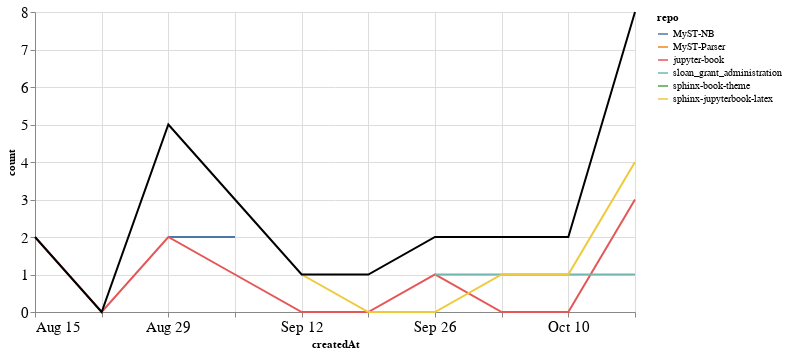

Notebook source saved alongside this figure:
### Markdown cell above
### PRs

### Code cell
prs_time = prs.groupby('repo').resample('W', on='createdAt').count()['author'].reset_index()
prs_time = prs_time.rename(columns={'author': 'count'})
prs_time_total = prs_time.groupby('createdAt').agg({"count": "sum"}).reset_index()

ch1 = alt.Chart(prs_time, width=600).mark_line().encode(
    x='createdAt',
    y='count',
    color='repo',
    tooltip="repo"
)

ch2 = alt.Chart(prs_time_total, width=600).mark_line(color="black").encode(
    x='createdAt',
    y='count',
)

ch1 + ch2

### Figure 1 — Vega-Lite specification as saved in the notebook (floating-point values rounded to 4 significant figures)
{"config": {"axisLeft": {"labelFontSize": 15}, "axisBottom": {"labelFontSize": 15}}, "layer": [{"data": {"name": "data-731361f4c5d1e7999a15f54e6fc3e4f9"}, "mark": "line", "encoding": {"color": {"type": "nominal", "field": "repo"}, "tooltip": {"type": "nominal", "field": "repo"}, "x": {"type": "temporal", "field": "createdAt"}, "y": {"type": "quantitative", "field": "count"}}, "width": 600}, {"data": {"name": "data-2dcb98c2a5103e8b8c8ac9bf2acdd306"}, "mark": {"type": "line", "color": "black"}, "encoding": {"x": {"type": "temporal", "field": "createdAt"}, "y": {"type": "quantitative", "field": "count"}}, "width": 600}], "$schema": "https://vega.github.io/schema/vega-lite/v4.8.1.json", "datasets": {"data-731361f4c5d1e7999a15f54e6fc3e4f9": [{"repo": "MyST-NB", "createdAt": "2021-08-29T00:00:00", "count": 2}, {"repo": "MyST-NB", "createdAt": "2021-09-05T00:00:00", "count": 2}, {"repo": "MyST-Parser", "createdAt": "2021-08-29T00:00:00", "count": 1}, {"repo": "jupyter-book", "createdAt": "2021-08-15T00:00:00", "count": 2}, {"repo": "jupyter-book", "createdAt": "2021-08-22T00:00:00", "count": 0}, {"repo": "jupyter-book", "createdAt": "2021-08-29T00:00:00", "count": 2}, {"repo": "jupyter-book", "createdAt": "2021-09-05T00:00:00", "count": 1}, {"repo": "jupyter-book", "createdAt": "2021-09-12T00:00:00", "count": 0}, {"repo": "jupyter-book", "createdAt": "2021-09-19T00:00:00", "count": 0}, {"repo": "jupyter-book", "createdAt": "2021-09-26T00:00:00", "count": 1}, {"repo": "jupyter-book", "createdAt": "2021-10-03T00:00:00", "count": 0}, {"repo": "jupyter-book", "createdAt": "2021-10-10T00:00:00", "count": 0}, {"repo": "jupyter-book", "createdAt": "2021-10-17T00:00:00", "count": 3}, {"repo": "sloan_grant_administration", "createdAt": "2021-09-26T00:00:00", "count": 1}, {"repo": "sloan_grant_administration", "createdAt": "2021-10-03T00:00:00", "count": 1}, {"repo": "sloan_grant_administration", "createdAt": "2021-10-10T00:00:00", "count": 1}, {"repo": "sloan_grant_administration", "createdAt": "2021-10-17T00:00:00", "count": 1}, {"repo": "sphinx-book-theme", "createdAt": "2021-09-19T00:00:00", "count": 1}, {"repo": "sphinx-jupyterbook-latex", "createdAt": "2021-09-12T00:00:00", "count": 1}, {"repo": "sphinx-jupyterbook-latex", "createdAt": "2021-09-19T00:00:00", "count": 0}, {"repo": "sphinx-jupyterbook-latex", "createdAt": "2021-09-26T00:00:00", "count": 0}, {"repo": "sphinx-jupyterbook-latex", "createdAt": "2021-10-03T00:00:00", "count": 1}, {"repo": "sphinx-jupyterbook-latex", "createdAt": "2021-10-10T00:00:00", "count": 1}, {"repo": "sphinx-jupyterbook-latex", "createdAt": "2021-10-17T00:00:00", "count": 4}], "data-2dcb98c2a5103e8b8c8ac9bf2acdd306": [{"createdAt": "2021-08-15T00:00:00", "count": 2}, {"createdAt": "2021-08-22T00:00:00", "count": 0}, {"createdAt": "2021-08-29T00:00:00", "count": 5}, {"createdAt": "2021-09-05T00:00:00", "count": 3}, {"createdAt": "2021-09-12T00:00:00", "count": 1}, {"createdAt": "2021-09-19T00:00:00", "count": 1}, {"createdAt": "2021-09-26T00:00:00", "count": 2}, {"createdAt": "2021-10-03T00:00:00", "count": 2}, {"createdAt": "2021-10-10T00:00:00", "count": 2}, {"createdAt": "2021-10-17T00:00:00", "count": 8}]}}
